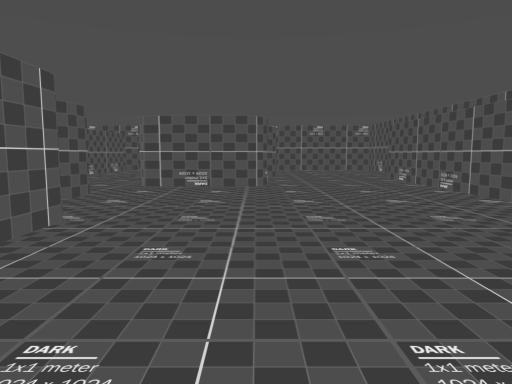
View 1 (above)

20 first-person views from a walk through a Godot game level. The camera is 1.2 m above the floor, tilts 6° down and sees 70° across. The floor is counted in squares, 2 m on a side. Each view is taken from the middle of a square. On the plan, view 1 faces up. The plan holds only what a view shows up to about 10 squares ahead; the rest is blank.

View 2
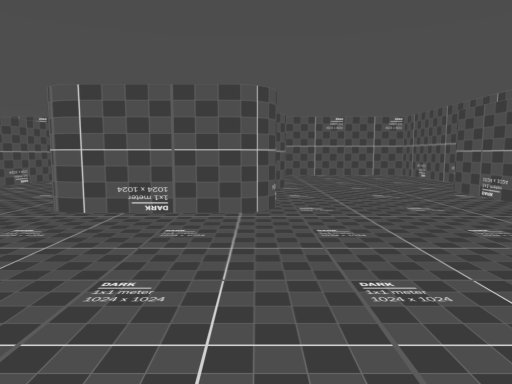

View 3
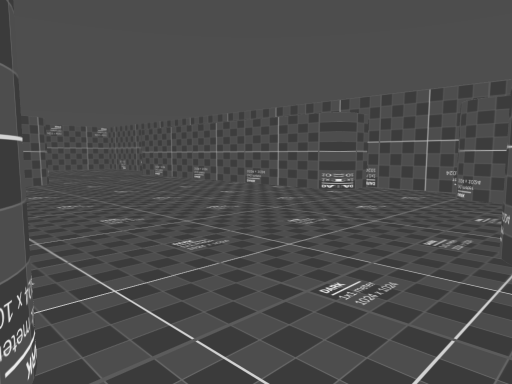

View 4
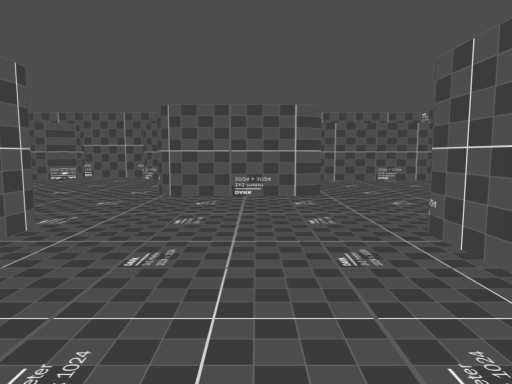

View 5
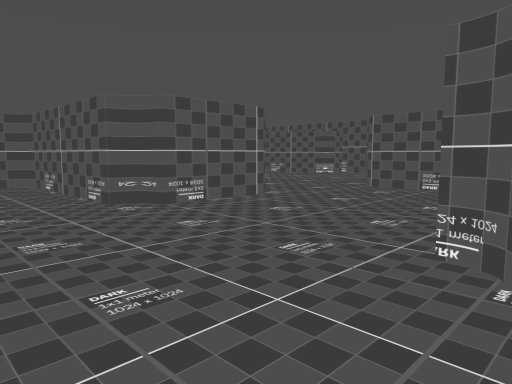

View 6
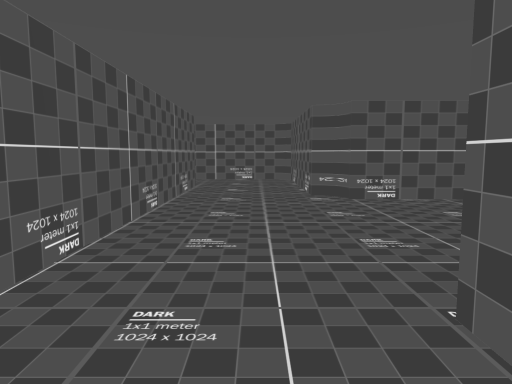

View 7
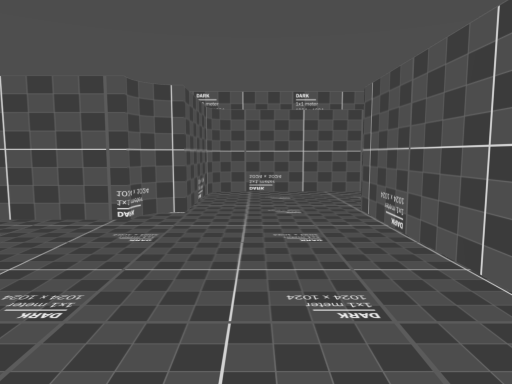

View 8
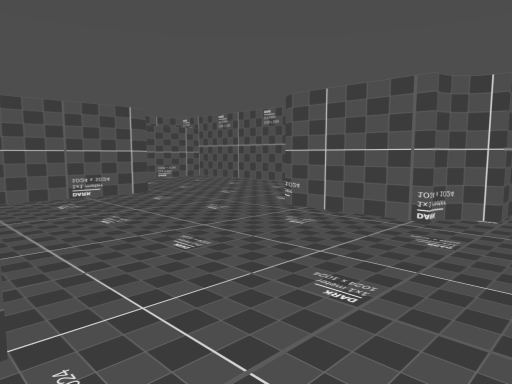

View 9
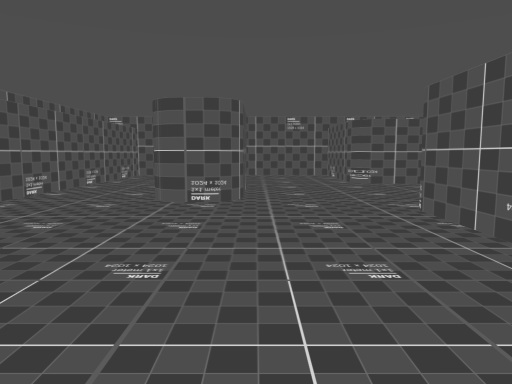

View 10
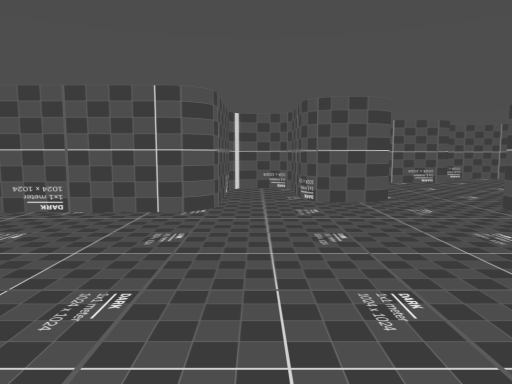

View 11
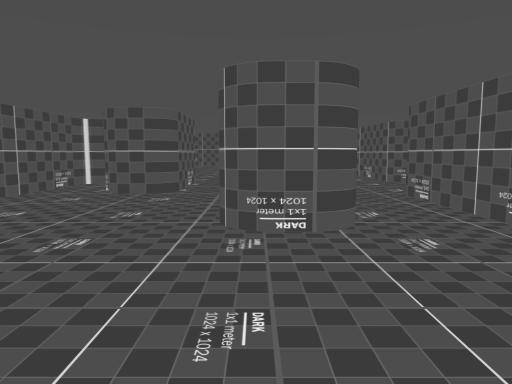

View 12
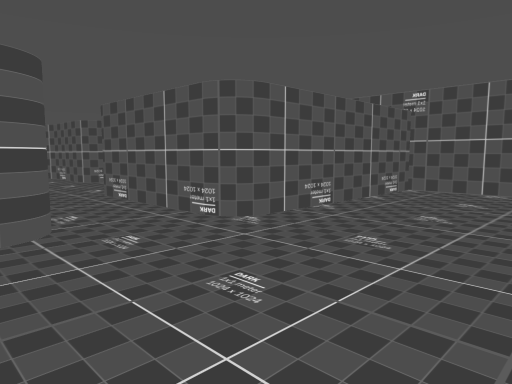

View 13
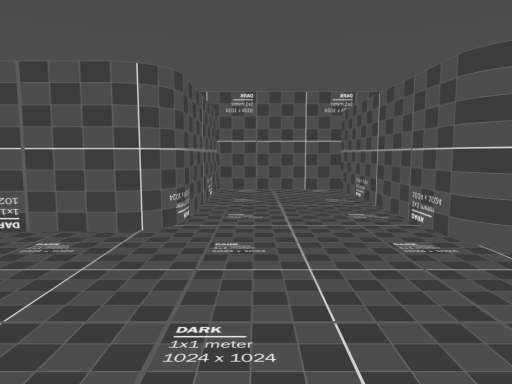

View 14
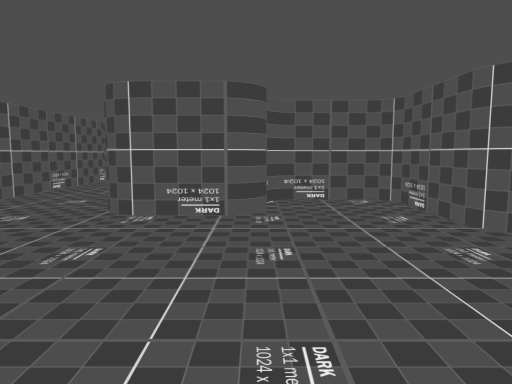

View 15
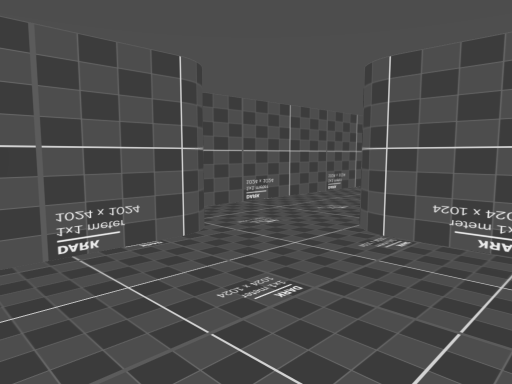

View 16
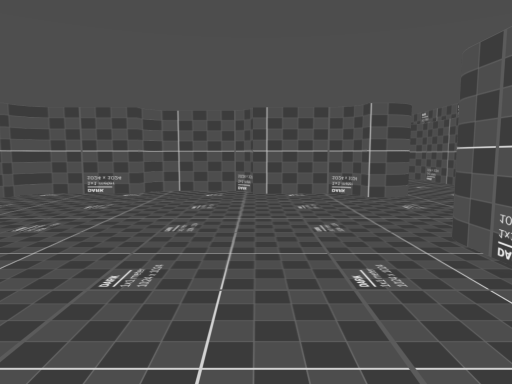

View 17
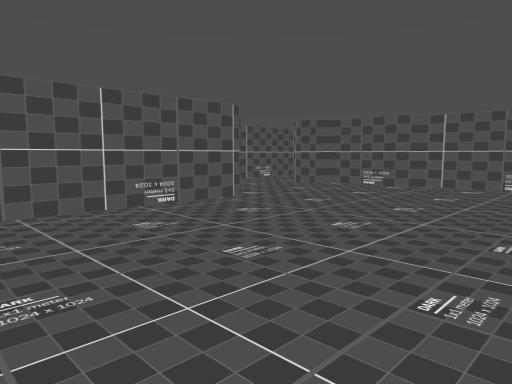

View 18
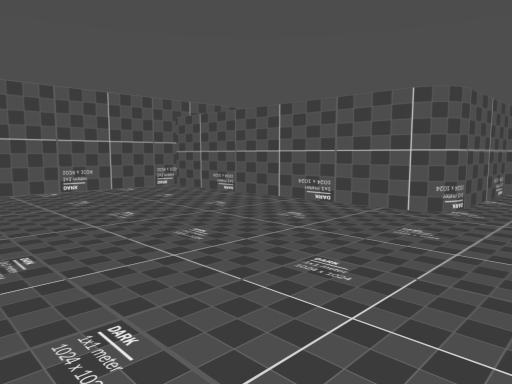

View 19
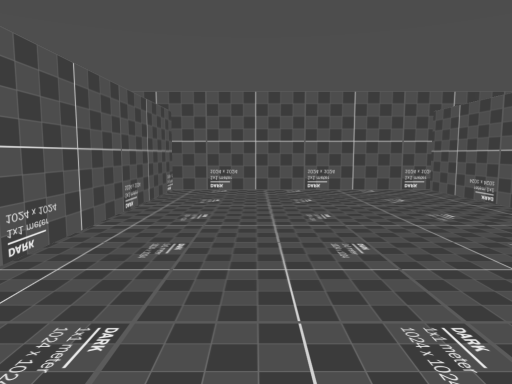

View 20
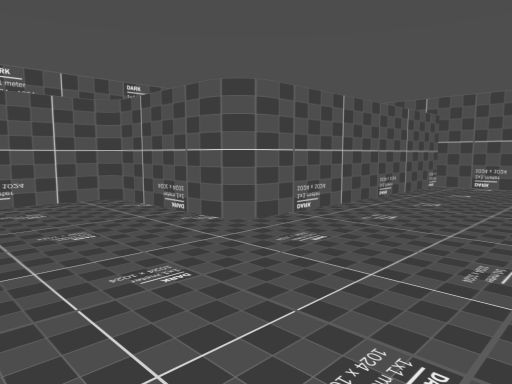

### Floor plan
Points are (right, up) in squares from view 1. A wall is a line through its corners. A room is listed if a view was taken in it or the views show most of it. See-through windows are left out.
Room 1 (views 1, 2, 3, 4, 7, 8, 9, 10, 11, 12, 14)
walls: (-1.7, 3.3) (-1.7, 0.1); (0.5, -0.5) (1, -0.5); (-2.1, -0.2) (-3.9, -0.2); (3.2, 2.6) (3.2, 8.9); (-2.9, 4.6) (-4, 4.6); (4, 0.6) (4, 2.2); (-4.1, 3.6) (-2.1, 3.6); (0.2, -2.6) (0.2, -0.9); (-4.3, 0.1) (-4.3, 1.5); (-0.1, 6.7) (-1.9, 6.7); (0.2, 7.5) (0.2, 7); (-2, -3.6) (-2, -6) (3.2, -6) (3.2, 0.2); (-6.1, 1.8) (-6.1, -3.9); (-3.9, -3.4) (-2.2, -3.4); (0.2, 9.2) (-2.3, 9.2); (4, 10.2) (4, 13) (0.5, 13) (0.5, 9.5)
ways out: opening at (-5, -4) to room 2; opening at (-2, 7.7) to room 3; opening at (-5, 1) to room 5
Room 2 (views 5, 6)
walls: (-6.8, -5.8) (-4.6, -5.8); (-4.3, -5.5) (-4.3, -3.6)
ways out: opening at (-5, -4) to room 1; opening at (-7, -5) to room 4
Room 3 (views 13, 15)
walls: (-5, 9.8) (-6.5, 9.8); (-2.6, 9.5) (-2.6, 13) (-4.6, 13) (-4.6, 10.1); (-5.5, 7.7) (-5.5, 6.7); (-6.8, 9.5) (-6.8, 8.4); (-4.5, 5.8) (-2.9, 5.8)
ways out: opening at (-2, 7.7) to room 1
Room 4 (views 16, 17, 18, 19, 20)
walls: (-10.5, 0.9) (-15, 0.9) (-15, -3.4) (-10.5, -3.4); (-7.5, -0.3) (-7.5, 1.1); (-10.2, -3.8) (-10.2, -5.5); (-7.1, -1.6) (-7.1, -0.5); (-7.5, -3.3) (-7.5, -1.9); (-10.2, 3.2) (-10.2, 1.2); (-9.9, -5.8) (-8.8, -5.8)
ways out: opening at (-7, -5) to room 2; opening at (-8, 3) to room 5
Room 5 (no view inside)
walls: (-4.5, 3.6) (-8, 3.6); (-4.3, 1.5) (-4.3, 3.2)
ways out: opening at (-5, 1) to room 1; opening at (-8, 3) to room 4

Positions as (right, up) in squares from view 1, and headings:
1: (0, 0), facing up
2: (0, 3), facing up
3: (-2, -1), facing up-right
4: (-5, -2), facing right
5: (-6, -4), facing up-right
6: (-5, -5), facing up
7: (-5, 0), facing down
8: (-5, 0), facing down-right
9: (0, 4), facing down
10: (2, 4), facing left
11: (3, 7), facing left
12: (3, 7), facing up-left
13: (-4, 7), facing up
14: (-2, 8), facing left
15: (-3, 8), facing down-left
16: (-13, -2), facing right
17: (-14, -3), facing up-right
18: (-9, -3), facing up-left
19: (-9, -2), facing left
20: (-8, -1), facing down-left
